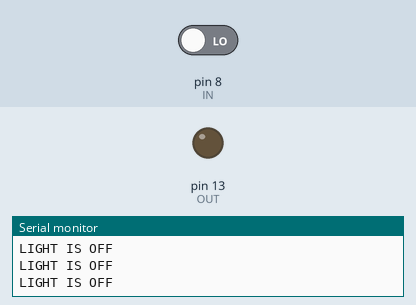
Simulated run of this sketch. Board: Arduino Uno, built with avr-gcc and run on an emulated ATmega328P. Parts: output pins drawn as LEDs (lit = HIGH), the last lines printed to the serial monitor. The inputs (shaded band) are chosen by the test bench; at power-on: pin 8 (IN) LOW.

Above: at 1.2 s.
1.3 s: pin 8 (IN) driven HIGH
At 2.1 s:
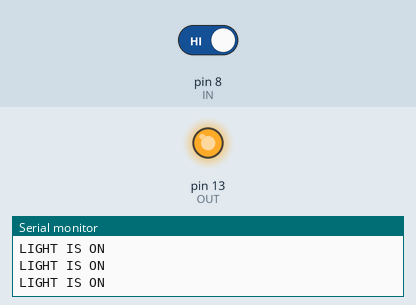
2.9 s: pin 8 (IN) driven LOW
At 3.3 s:
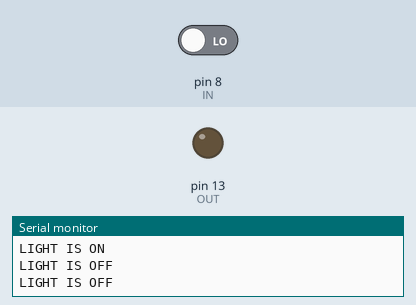
Timing chart, 0 to 5.9 s (numbered marks = the images above; inputs shaded):
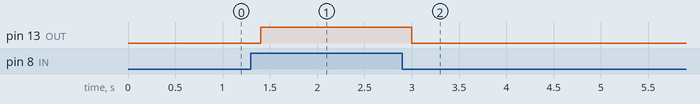

Measured:
- after the input at 1.3 s, pin 13 (OUT): LOW → HIGH after 0.10 s
- after the input at 2.9 s, pin 13 (OUT): HIGH → LOW after 0.10 s

The sketch:

sketch_may30b.ino
```cpp
/*
 *  LDR SENSOR
 *
 *  30-05-21
 *
 */
#define IN 8
#define OUT 13


// hh
void setup() {
  // put your setup code here, to run once:

  pinMode(IN, INPUT);
  pinMode(OUT, OUTPUT);
  Serial.begin(9600);

}

void loop() {
  // put your main code here, to run repeatedly:

  int value = digitalRead(IN);

  if(value == 1){

    digitalWrite(OUT, HIGH);

    Serial.println("LIGHT IS ON");

  }
  else{

    digitalWrite(OUT, LOW);
    Serial.println("LIGHT IS OFF");

  }

  delay(200);
}
```
